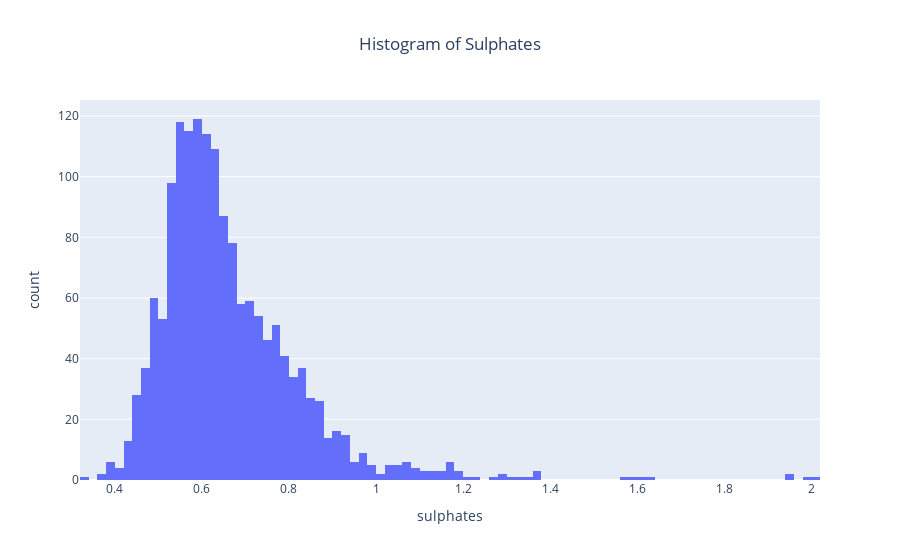

Notebook source saved alongside this figure:
### Markdown cell above
<h2  style="text-align: center" class="list-group-item list-group-item-success"> 2.3 Histograms</h2><a id = "2.3" ></a>

A histogram is a graphical representation that organizes a group of data points into user-specified ranges. Similar in appearance to a bar graph, the histogram condenses a data series into an easily interpreted visual by taking many data points and grouping them into logical ranges or bins.


Histograms are commonly used in statistics to demonstrate how many of a certain type of variable occurs within a specific range. For example, a census focused on the demography of a country may use a histogram to show how many people are between the ages of 0 - 10, 11 - 20, 21 - 30, 31 - 40, 41 - 50, etc. This histogram would look similar to the example below.

### Code cell
fig = go.Figure(px.histogram(df, x = 'sulphates', title = 'Histogram of Sulphates'))
fig.update_layout(title_x=0.5)
fig.show()

### Figure 1 — Plotly figure (JSON) as saved in the notebook; plotly's stock layout.template omitted (floating-point values rounded to 4 significant figures; data arrays with more than 128 entries replaced by an {"elided": "..."} marker saying what was removed)
{"data": [{"alignmentgroup": "True", "bingroup": "x", "hovertemplate": "sulphates=%{x}<br>count=%{y}<extra></extra>", "legendgroup": "", "marker": {"color": "#636efa", "pattern": {"shape": ""}}, "name": "", "offsetgroup": "", "orientation": "v", "showlegend": false, "type": "histogram", "x": {"elided": "1599 float values"}, "xaxis": "x", "yaxis": "y"}], "layout": {"barmode": "relative", "legend": {"tracegroupgap": 0}, "title": {"text": "Histogram of Sulphates", "x": 0.5}, "xaxis": {"anchor": "y", "domain": [0, 1], "title": {"text": "sulphates"}}, "yaxis": {"anchor": "x", "domain": [0, 1], "title": {"text": "count"}}}}
